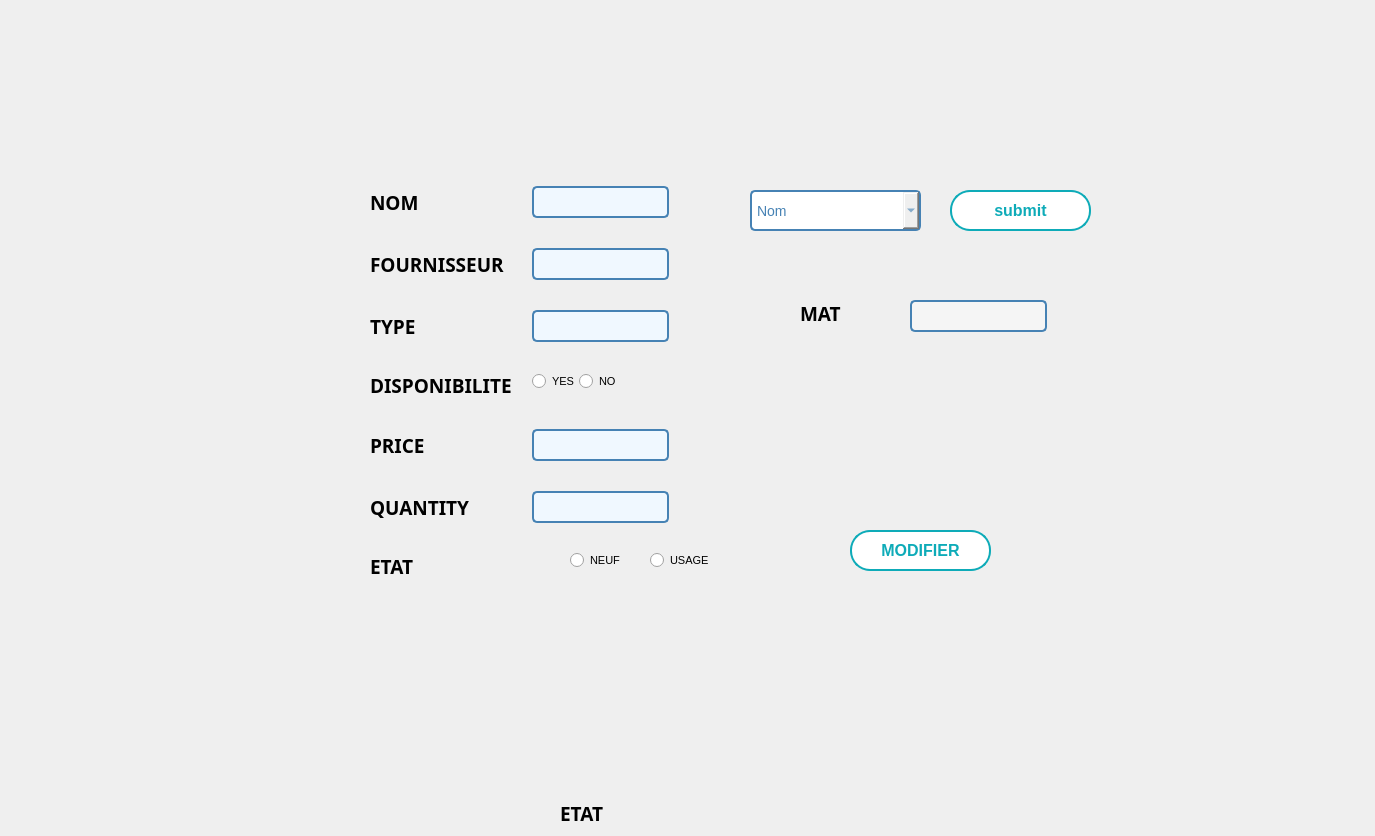
      <widget class="QWidget" name="tab_5">
       <attribute name="title">
        <string>Modifier</string>
       </attribute>
       <widget class="QLabel" name="background_6">
        <property name="geometry">
         <rect>
          <x>0</x>
          <y>0</y>
          <width>1366</width>
          <height>768</height>
         </rect>
        </property>
        <property name="text">
         <string/>
        </property>
        <property name="pixmap">
         <pixmap resource="gestion_abonnement/image/image.qrc">:/background_3.png</pixmap>
        </property>
        <property name="scaledContents">
         <bool>true</bool>
        </property>
       </widget>
       <widget class="QComboBox" name="comboBox_mod">
        <property name="geometry">
         <rect>
          <x>750</x>
          <y>190</y>
          <width>171</width>
          <height>41</height>
         </rect>
        </property>
        <property name="styleSheet">
         <string notr="true">/* Style général du QComboBox */
QComboBox {
    border: 2px solid #4682B4; /* Bordure bleue */
    border-radius: 5px; /* Coins arrondis */
    padding: 5px; /* Espace intérieur */
    font-size: 14px; /* Taille de la police */
    font-family: &quot;Arial&quot;, sans-serif; /* Police de caractère */
    color: #4682B4; /* Couleur du texte */

}




/* Style des éléments déroulants */
QComboBox QAbstractItemView {
    border: 2px solid #4682B4; /* Bordure bleue */
    border-radius: 5px; /* Coins arrondis */
    font-size: 14px; /* Taille de la police */
    font-family: &quot;Arial&quot;, sans-serif; /* Police de caractère */
    color: #4682B4; /* Couleur du texte */
    background-color: #F0F8FF; /* Couleur de fond */
}

/* Style des éléments déroulants au survol */
QComboBox QAbstractItemView:hover {
    background-color: #87CEEB; /* Couleur de fond bleue au survol */
}
</string>
        </property>
        <item>
         <property name="text">
          <string>Nom</string>
         </property>
        </item>
        <item>
         <property name="text">
          <string>ID</string>
         </property>
        </item>
        <item>
         <property name="text">
          <string>TYPE</string>
         </property>
        </item>
       </widget>
       <widget class="QLabel" name="label_7">
        <property name="geometry">
         <rect>
          <x>740</x>
          <y>70</y>
          <width>56</width>
          <height>31</height>
         </rect>
        </property>
        <property name="text">
         <string/>
        </property>
        <property name="pixmap">
         <pixmap>:/Desktop/istockphoto-924437708-612x612-removebg-preview.png</pixmap>
        </property>
        <property name="scaledContents">
         <bool>true</bool>
        </property>
       </widget>
       <widget class="QWidget" name="formLayoutWidget_8">
        <property name="geometry">
         <rect>
          <x>370</x>
          <y>186</y>
          <width>361</width>
          <height>431</height>
         </rect>
        </property>
        <layout class="QFormLayout" name="formLayout_10">
         <property name="sizeConstraint">
          <enum>QLayout::SetDefaultConstraint</enum>
         </property>
         <property name="fieldGrowthPolicy">
          <enum>QFormLayout::FieldsStayAtSizeHint</enum>
         </property>
         <property name="rowWrapPolicy">
          <enum>QFormLayout::WrapLongRows</enum>
         </property>
         <property name="labelAlignment">
          <set>Qt::AlignLeading|Qt::AlignLeft|Qt::AlignVCenter</set>
         </property>
         <property name="formAlignment">
          <set>Qt::AlignLeading|Qt::AlignLeft|Qt::AlignTop</set>
         </property>
         <property name="horizontalSpacing">
          <number>20</number>
         </property>
         <property name="verticalSpacing">
          <number>30</number>
         </property>
         <property name="leftMargin">
          <number>0</number>
         </property>
         <property name="topMargin">
          <number>0</number>
         </property>
         <item row="0" column="0">
          <widget class="QLabel" name="cINLabel_12">
           <property name="font">
            <font>
             <family>Bell MT</family>
             <pointsize>14</pointsize>
             <weight>75</weight>
             <bold>true</bold>
            </font>
           </property>
           <property name="text">
            <string>NOM</string>
           </property>
          </widget>
         </item>
         <item row="0" column="1">
          <widget class="QLineEdit" name="LineEdit_nomm">
           <property name="enabled">
            <bool>true</bool>
           </property>
           <property name="styleSheet">
            <string notr="true">/* Style général du formulaire */
QLineEdit {
    border: 2px solid #4682B4; /* Bordure bleue */
    border-radius: 5px; /* Coins arrondis */
    padding: 5px; /* Espace intérieur */
    font-size: 14px; /* Taille de la police */
    font-family: &quot;Arial&quot;, sans-serif; /* Police de caractère */
    color: #4682B4; /* Couleur du texte */
    background-color: #F0F8FF; /* Couleur de fond */
}

/* Style lorsque le champ de formulaire est en focus */
QLineEdit:focus {
    border-color: #1E90FF; /* Bordure bleu clair en focus */
}

/* Style pour les champs désactivés */
QLineEdit:disabled {
    color: #808080; /* Texte gris pour les champs désactivés */
    background-color: #F5F5F5; /* Fond gris clair pour les champs désactivés */
}
</string>
           </property>
          </widget>
         </item>
         <item row="1" column="0">
          <widget class="QLabel" name="cINLabel_13">
           <property name="font">
            <font>
             <family>Bell MT</family>
             <pointsize>14</pointsize>
             <weight>75</weight>
             <bold>true</bold>
            </font>
           </property>
           <property name="text">
            <string>FOURNISSEUR</string>
           </property>
          </widget>
         </item>
         <item row="1" column="1">
          <widget class="QLineEdit" name="LineEdit_fourm">
           <property name="enabled">
            <bool>true</bool>
           </property>
           <property name="styleSheet">
            <string notr="true">/* Style général du formulaire */
QLineEdit {
    border: 2px solid #4682B4; /* Bordure bleue */
    border-radius: 5px; /* Coins arrondis */
    padding: 5px; /* Espace intérieur */
    font-size: 14px; /* Taille de la police */
    font-family: &quot;Arial&quot;, sans-serif; /* Police de caractère */
    color: #4682B4; /* Couleur du texte */
    background-color: #F0F8FF; /* Couleur de fond */
}

/* Style lorsque le champ de formulaire est en focus */
QLineEdit:focus {
    border-color: #1E90FF; /* Bordure bleu clair en focus */
}

/* Style pour les champs désactivés */
QLineEdit:disabled {
    color: #808080; /* Texte gris pour les champs désactivés */
    background-color: #F5F5F5; /* Fond gris clair pour les champs désactivés */
}
</string>
           </property>
          </widget>
         </item>
         <item row="2" column="0">
          <widget class="QLabel" name="prenomLabel_4">
           <property name="font">
            <font>
             <family>Bell MT</family>
             <pointsize>14</pointsize>
             <weight>75</weight>
             <bold>true</bold>
            </font>
           </property>
           <property name="text">
            <string>TYPE</string>
           </property>
          </widget>
         </item>
         <item row="2" column="1">
          <widget class="QLineEdit" name="LineEdit_typem">
           <property name="styleSheet">
            <string notr="true">/* Style général du formulaire */
QLineEdit {
    border: 2px solid #4682B4; /* Bordure bleue */
    border-radius: 5px; /* Coins arrondis */
    padding: 5px; /* Espace intérieur */
    font-size: 14px; /* Taille de la police */
    font-family: &quot;Arial&quot;, sans-serif; /* Police de caractère */
    color: #4682B4; /* Couleur du texte */
    background-color: #F0F8FF; /* Couleur de fond */
}

/* Style lorsque le champ de formulaire est en focus */
QLineEdit:focus {
    border-color: #1E90FF; /* Bordure bleu clair en focus */
}

/* Style pour les champs désactivés */
QLineEdit:disabled {
    color: #808080; /* Texte gris pour les champs désactivés */
    background-color: #F5F5F5; /* Fond gris clair pour les champs désactivés */
}
</string>
           </property>
          </widget>
         </item>
         <item row="3" column="0">
          <widget class="QLabel" name="sexeLabel_4">
           <property name="font">
            <font>
             <family>Bell MT</family>
             <pointsize>14</pointsize>
             <weight>75</weight>
             <bold>true</bold>
            </font>
           </property>
           <property name="text">
            <string>DISPONIBILITE</string>
           </property>
          </widget>
         </item>
         <item row="3" column="1">
          <layout class="QHBoxLayout" name="horizontalLayout_6">
           <item>
            <widget class="QRadioButton" name="radioDOM">
             <property name="font">
              <font>
               <pointsize>8</pointsize>
              </font>
             </property>
             <property name="text">
              <string>YES</string>
             </property>
            </widget>
           </item>
           <item>
            <widget class="QRadioButton" name="radioButton_20">
             <property name="font">
              <font>
               <pointsize>8</pointsize>
              </font>
             </property>
             <property name="styleSheet">
              <string notr="true">/* Style du QCheckBox */
QCheckBox {
    spacing: 5px; /* Espacement entre la case à cocher et le texte */
}

QCheckBox::indicator {
    width: 20px; /* Largeur de la case à cocher */
    height: 20px; /* Hauteur de la case à cocher */
}

QCheckBox::indicator:unchecked {
    image: url(unchecked.png); /* Image pour la case non cochée */
}

QCheckBox::indicator:checked {
    image: url(checked.png); /* Image pour la case cochée */
}</string>
             </property>
             <property name="text">
              <string>NO</string>
             </property>
            </widget>
           </item>
          </layout>
         </item>
         <item row="4" column="0">
          <widget class="QLabel" name="salaireLabel_9">
           <property name="font">
            <font>
             <family>Bell MT</family>
             <pointsize>14</pointsize>
             <weight>75</weight>
             <bold>true</bold>
            </font>
           </property>
           <property name="text">
            <string>PRICE</string>
           </property>
          </widget>
         </item>
         <item row="4" column="1">
          <widget class="QLineEdit" name="LineEdit_prixm">
           <property name="font">
            <font>
             <family>Arial</family>
             <pointsize>-1</pointsize>
            </font>
           </property>
           <property name="styleSheet">
            <string notr="true">/* Style général du formulaire */
QLineEdit {
    border: 2px solid #4682B4; /* Bordure bleue */
    border-radius: 5px; /* Coins arrondis */
    padding: 5px; /* Espace intérieur */
    font-size: 14px; /* Taille de la police */
    font-family: &quot;Arial&quot;, sans-serif; /* Police de caractère */
    color: #4682B4; /* Couleur du texte */
    background-color: #F0F8FF; /* Couleur de fond */
}

/* Style lorsque le champ de formulaire est en focus */
QLineEdit:focus {
    border-color: #1E90FF; /* Bordure bleu clair en focus */
}

/* Style pour les champs désactivés */
QLineEdit:disabled {
    color: #808080; /* Texte gris pour les champs désactivés */
    background-color: #F5F5F5; /* Fond gris clair pour les champs désactivés */
}
</string>
           </property>
          </widget>
         </item>
         <item row="5" column="0">
          <widget class="QLabel" name="imageLabel_9">
           <property name="font">
            <font>
             <family>Bell MT</family>
             <pointsize>14</pointsize>
             <weight>75</weight>
             <bold>true</bold>
            </font>
           </property>
           <property name="text">
            <string>QUANTITY</string>
           </property>
          </widget>
         </item>
         <item row="5" column="1">
          <widget class="QLineEdit" name="LineEdit_qtem">
           <property name="font">
            <font>
             <family>Arial</family>
             <pointsize>-1</pointsize>
            </font>
           </property>
           <property name="styleSheet">
            <string notr="true">/* Style général du formulaire */
QLineEdit {
    border: 2px solid #4682B4; /* Bordure bleue */
    border-radius: 5px; /* Coins arrondis */
    padding: 5px; /* Espace intérieur */
    font-size: 14px; /* Taille de la police */
    font-family: &quot;Arial&quot;, sans-serif; /* Police de caractère */
    color: #4682B4; /* Couleur du texte */
    background-color: #F0F8FF; /* Couleur de fond */
}

/* Style lorsque le champ de formulaire est en focus */
QLineEdit:focus {
    border-color: #1E90FF; /* Bordure bleu clair en focus */
}

/* Style pour les champs désactivés */
QLineEdit:disabled {
    color: #808080; /* Texte gris pour les champs désactivés */
    background-color: #F5F5F5; /* Fond gris clair pour les champs désactivés */
}
</string>
           </property>
          </widget>
         </item>
         <item row="6" column="1">
          <widget class="QLabel" name="background_3">
           <property name="text">
            <string/>
           </property>
           <property name="pixmap">
            <pixmap>:/IMAGE/2.jpg</pixmap>
           </property>
           <property name="scaledContents">
            <bool>true</bool>
           </property>
          </widget>
         </item>
         <item row="6" column="0">
          <widget class="QLabel" name="posteLabel_5">
           <property name="font">
            <font>
             <family>Bell MT</family>
             <pointsize>14</pointsize>
             <weight>75</weight>
             <bold>true</bold>
            </font>
           </property>
           <property name="text">
            <string>ETAT</string>
           </property>
          </widget>
         </item>
        </layout>
       </widget>
       <widget class="QLabel" name="nomLabel_9">
        <property name="geometry">
         <rect>
          <x>800</x>
          <y>290</y>
          <width>61</width>
          <height>47</height>
         </rect>
        </property>
        <property name="font">
         <font>
          <family>Bell MT</family>
          <pointsize>14</pointsize>
          <weight>75</weight>
          <bold>true</bold>
         </font>
        </property>
        <property name="text">
         <string>MAT</string>
        </property>
       </widget>
       <widget class="QLineEdit" name="LineEdit_matm">
        <property name="enabled">
         <bool>false</bool>
        </property>
        <property name="geometry">
         <rect>
          <x>910</x>
          <y>300</y>
          <width>137</width>
          <height>32</height>
         </rect>
        </property>
        <property name="styleSheet">
         <string notr="true">/* Style général du formulaire */
QLineEdit {
    border: 2px solid #4682B4; /* Bordure bleue */
    border-radius: 5px; /* Coins arrondis */
    padding: 5px; /* Espace intérieur */
    font-size: 14px; /* Taille de la police */
    font-family: &quot;Arial&quot;, sans-serif; /* Police de caractère */
    color: #4682B4; /* Couleur du texte */
    background-color: #F0F8FF; /* Couleur de fond */
}

/* Style lorsque le champ de formulaire est en focus */
QLineEdit:focus {
    border-color: #1E90FF; /* Bordure bleu clair en focus */
}

/* Style pour les champs désactivés */
QLineEdit:disabled {
    color: #808080; /* Texte gris pour les champs désactivés */
    background-color: #F5F5F5; /* Fond gris clair pour les champs désactivés */
}
</string>
        </property>
       </widget>
       <widget class="QPushButton" name="Bmodifier">
        <property name="enabled">
         <bool>true</bool>
        </property>
        <property name="geometry">
         <rect>
          <x>850</x>
          <y>530</y>
          <width>141</width>
          <height>41</height>
         </rect>
        </property>
        <property name="font">
         <font>
          <family>Arial</family>
          <pointsize>12</pointsize>
          <weight>75</weight>
          <bold>true</bold>
         </font>
        </property>
        <property name="autoFillBackground">
         <bool>false</bool>
        </property>
        <property name="styleSheet">
         <string notr="true">/* Styles généraux du bouton */
QPushButton {
    background-color: #ffffff; /* Bleu clair pour représenter l'eau */
    border: 2px solid #0EABB8; /* Bordure bleue */
    color: #0EABB8; /* Texte blanc */
    padding: 10px ; /* Espacement intérieur */

    font-weight: bold; /* Police en gras */
    border-radius: 20px; /* Bordure arrondie */
    outline: none; /* Supprime la bordure de focus */
  
    overflow: hidden; /* Cache le contenu débordant */
    transition: background-color 0.3s, color 0.3s; /* Transition des couleurs */
}

/* Style au survol du bouton */
QPushButton:hover {
    background-color: #0EABB8; /* Fond devient blanc */
    color: #ffffff; /* Texte devient bleu clair */
}

/* Style au clic du bouton */
QPushButton:pressed {
    background-color: #0EABB8; /* Bleu foncé lors du clic */
    color: #f8f8f8; /* Texte blanc lors du clic */
}

/* Animation pour le pseudo-élément :after */
QPushButton::after {
    content: ''; /* Contenu vide */
    position: absolute; /* Position absolue */
    width: 100%; /* Largeur à 100% */
    height: 100%; /* Hauteur à 100% */
    background-color: rgba(255, 255, 255, 0.3); /* Fond semi-transparent */
    top: 50%; /* Positionnement au centre vertical */
    left: 50%; /* Positionnement au centre horizontal */
    border-radius: 50%; /* Bordure arrondie */
    transform: translate(-50%, -50%) scale(0); /* Réduit l'échelle à 0 */
    transition: transform 0.5s ease; /* Transition de l'échelle */
}

/* Animation au survol du bouton */
QPushButton:hover::after {
    transform: translate(-50%, -50%) scale(2); /* Augmente l'échelle à 2 */
}
</string>
        </property>
        <property name="text">
         <string>MODIFIER</string>
        </property>
        <property name="icon">
         <iconset>
          <normaloff>../Downloads/anyrgb.com.png</normaloff>../Downloads/anyrgb.com.png</iconset>
        </property>
        <property name="autoDefault">
         <bool>true</bool>
        </property>
       </widget>
       <widget class="QPushButton" name="Bmodifier_2">
        <property name="enabled">
         <bool>true</bool>
        </property>
        <property name="geometry">
         <rect>
          <x>950</x>
          <y>190</y>
          <width>141</width>
          <height>41</height>
         </rect>
        </property>
        <property name="font">
         <font>
          <family>Arial</family>
          <pointsize>12</pointsize>
          <weight>75</weight>
          <bold>true</bold>
         </font>
        </property>
        <property name="autoFillBackground">
         <bool>false</bool>
        </property>
        <property name="styleSheet">
         <string notr="true">/* Styles généraux du bouton */
QPushButton {
    background-color: #ffffff; /* Bleu clair pour représenter l'eau */
    border: 2px solid #0EABB8; /* Bordure bleue */
    color: #0EABB8; /* Texte blanc */
    padding: 10px ; /* Espacement intérieur */

    font-weight: bold; /* Police en gras */
    border-radius: 20px; /* Bordure arrondie */
    outline: none; /* Supprime la bordure de focus */
  
    overflow: hidden; /* Cache le contenu débordant */
    transition: background-color 0.3s, color 0.3s; /* Transition des couleurs */
}

/* Style au survol du bouton */
QPushButton:hover {
    background-color: #0EABB8; /* Fond devient blanc */
    color: #ffffff; /* Texte devient bleu clair */
}

/* Style au clic du bouton */
QPushButton:pressed {
    background-color: #0EABB8; /* Bleu foncé lors du clic */
    color: #f8f8f8; /* Texte blanc lors du clic */
}

/* Animation pour le pseudo-élément :after */
QPushButton::after {
    content: ''; /* Contenu vide */
    position: absolute; /* Position absolue */
    width: 100%; /* Largeur à 100% */
    height: 100%; /* Hauteur à 100% */
    background-color: rgba(255, 255, 255, 0.3); /* Fond semi-transparent */
    top: 50%; /* Positionnement au centre vertical */
    left: 50%; /* Positionnement au centre horizontal */
    border-radius: 50%; /* Bordure arrondie */
    transform: translate(-50%, -50%) scale(0); /* Réduit l'échelle à 0 */
    transition: transform 0.5s ease; /* Transition de l'échelle */
}

/* Animation au survol du bouton */
QPushButton:hover::after {
    transform: translate(-50%, -50%) scale(2); /* Augmente l'échelle à 2 */
}
</string>
        </property>
        <property name="text">
         <string>submit</string>
        </property>
        <property name="icon">
         <iconset>
          <normaloff>../Downloads/anyrgb.com.png</normaloff>../Downloads/anyrgb.com.png</iconset>
        </property>
        <property name="autoDefault">
         <bool>true</bool>
        </property>
       </widget>
       <widget class="QLabel" name="posteLabel_4">
        <property name="geometry">
         <rect>
          <x>560</x>
          <y>800</y>
          <width>66</width>
          <height>27</height>
         </rect>
        </property>
        <property name="font">
         <font>
          <family>Bell MT</family>
          <pointsize>14</pointsize>
          <weight>75</weight>
          <bold>true</bold>
         </font>
        </property>
        <property name="text">
         <string>ETAT</string>
        </property>
       </widget>
       <widget class="QRadioButton" name="radioENM">
        <property name="geometry">
         <rect>
          <x>570</x>
          <y>550</y>
          <width>59</width>
          <height>20</height>
         </rect>
        </property>
        <property name="font">
         <font>
          <pointsize>8</pointsize>
         </font>
        </property>
        <property name="text">
         <string>NEUF</string>
        </property>
       </widget>
       <widget class="QRadioButton" name="radioButton_22">
        <property name="geometry">
         <rect>
          <x>650</x>
          <y>550</y>
          <width>67</width>
          <height>20</height>
         </rect>
        </property>
        <property name="font">
         <font>
          <pointsize>8</pointsize>
         </font>
        </property>
        <property name="styleSheet">
         <string notr="true">/* Style du QCheckBox */
QCheckBox {
    spacing: 5px; /* Espacement entre la case à cocher et le texte */
}

QCheckBox::indicator {
    width: 20px; /* Largeur de la case à cocher */
    height: 20px; /* Hauteur de la case à cocher */
}

QCheckBox::indicator:unchecked {
    image: url(unchecked.png); /* Image pour la case non cochée */
}

QCheckBox::indicator:checked {
    image: url(checked.png); /* Image pour la case cochée */
}</string>
        </property>
        <property name="text">
         <string>USAGE</string>
        </property>
       </widget>
      </widget>
